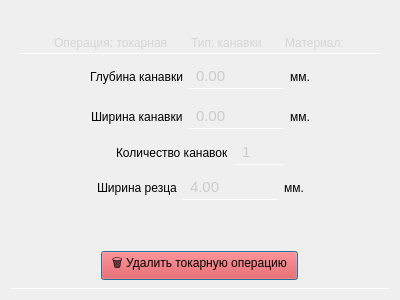
<?xml version="1.0" encoding="UTF-8"?>
<ui version="4.0">
 <class>TurningKanavka</class>
 <widget class="QDialog" name="TurningKanavka">
  <property name="geometry">
   <rect>
    <x>0</x>
    <y>0</y>
    <width>400</width>
    <height>300</height>
   </rect>
  </property>
  <property name="windowTitle">
   <string>Dialog</string>
  </property>
  <layout class="QVBoxLayout" name="verticalLayout_2">
   <item>
    <widget class="QWidget" name="widget" native="true">
     <property name="styleSheet">
      <string notr="true">background: none;
border-bottom: 1px solid white;</string>
     </property>
     <layout class="QVBoxLayout" name="verticalLayout">
      <item alignment="Qt::AlignmentFlag::AlignHCenter">
       <widget class="QWidget" name="horizontalWidget" native="true">
        <property name="styleSheet">
         <string notr="true">border-bottom: 1px solid white;
background: none;</string>
        </property>
        <layout class="QHBoxLayout" name="horizontalLayout_3">
         <property name="spacing">
          <number>10</number>
         </property>
         <property name="bottomMargin">
          <number>1</number>
         </property>
         <item>
          <spacer name="horizontalSpacer_5">
           <property name="orientation">
            <enum>Qt::Orientation::Horizontal</enum>
           </property>
           <property name="sizeHint" stdset="0">
            <size>
             <width>40</width>
             <height>20</height>
            </size>
           </property>
          </spacer>
         </item>
         <item alignment="Qt::AlignmentFlag::AlignBottom">
          <widget class="QLabel" name="label_5">
           <property name="font">
            <font>
             <underline>false</underline>
            </font>
           </property>
           <property name="styleSheet">
            <string notr="true">padding: 5 2 2 5;
color: rgb(214, 214, 214);

</string>
           </property>
           <property name="text">
            <string>Операция: токарная</string>
           </property>
          </widget>
         </item>
         <item alignment="Qt::AlignmentFlag::AlignBottom">
          <widget class="QLabel" name="label_3">
           <property name="styleSheet">
            <string notr="true">padding: 5 2 2 5;
color: rgb(214, 214, 214);

</string>
           </property>
           <property name="text">
            <string>Тип: канавки</string>
           </property>
          </widget>
         </item>
         <item alignment="Qt::AlignmentFlag::AlignBottom">
          <widget class="QLabel" name="label_type_material">
           <property name="styleSheet">
            <string notr="true">padding: 5 2 2 5;
color: rgb(214, 214, 214);

</string>
           </property>
           <property name="text">
            <string>Материал: </string>
           </property>
          </widget>
         </item>
         <item>
          <spacer name="horizontalSpacer_6">
           <property name="orientation">
            <enum>Qt::Orientation::Horizontal</enum>
           </property>
           <property name="sizeHint" stdset="0">
            <size>
             <width>40</width>
             <height>20</height>
            </size>
           </property>
          </spacer>
         </item>
        </layout>
       </widget>
      </item>
      <item>
       <layout class="QHBoxLayout" name="horizontalLayout">
        <item>
         <spacer name="horizontalSpacer">
          <property name="orientation">
           <enum>Qt::Orientation::Horizontal</enum>
          </property>
          <property name="sizeHint" stdset="0">
           <size>
            <width>40</width>
            <height>20</height>
           </size>
          </property>
         </spacer>
        </item>
        <item>
         <widget class="QLabel" name="label">
          <property name="styleSheet">
           <string notr="true">background: none;
border: none;</string>
          </property>
          <property name="text">
           <string>Глубина канавки</string>
          </property>
         </widget>
        </item>
        <item>
         <widget class="QDoubleSpinBox" name="doubleSpinBox_depth_kanavka">
          <property name="styleSheet">
           <string notr="true">QDoubleSpinBox {
	padding: 2 5 2 5;	
	border: none;
	border-bottom: 1px solid white;
	border-radius: none;
	background: rgba(255, 255, 255, 0);
	transition: color 0.3s ease;
	transition: border-bottom 0.4s ease;
	color: rgb(204, 204, 204);
	font-size: 11pt
}

QDoubleSpinBox:disabled {
	color: rgb(120, 106, 107);
	background: rgba(255, 255, 255, 20);
}

QDoubleSpinBox:hover {
	color: rgb(255, 255, 255)
}

QDoubleSpinBox:pressed {
	border-bottom: 1px solid white;
}
</string>
          </property>
          <property name="maximum">
           <double>10000.000000000000000</double>
          </property>
         </widget>
        </item>
        <item>
         <widget class="QLabel" name="label_4">
          <property name="styleSheet">
           <string notr="true">background: none;
border: none;</string>
          </property>
          <property name="text">
           <string>мм.</string>
          </property>
         </widget>
        </item>
        <item>
         <spacer name="horizontalSpacer_2">
          <property name="orientation">
           <enum>Qt::Orientation::Horizontal</enum>
          </property>
          <property name="sizeHint" stdset="0">
           <size>
            <width>40</width>
            <height>20</height>
           </size>
          </property>
         </spacer>
        </item>
       </layout>
      </item>
      <item>
       <layout class="QHBoxLayout" name="horizontalLayout_4">
        <item>
         <spacer name="horizontalSpacer_7">
          <property name="orientation">
           <enum>Qt::Orientation::Horizontal</enum>
          </property>
          <property name="sizeHint" stdset="0">
           <size>
            <width>40</width>
            <height>20</height>
           </size>
          </property>
         </spacer>
        </item>
        <item>
         <widget class="QLabel" name="label_2">
          <property name="styleSheet">
           <string notr="true">background: none;
border: none;</string>
          </property>
          <property name="text">
           <string>Ширина канавки</string>
          </property>
         </widget>
        </item>
        <item>
         <widget class="QDoubleSpinBox" name="doubleSpinBox_width_kanavka">
          <property name="styleSheet">
           <string notr="true">QDoubleSpinBox {
	padding: 2 5 2 5;	
	border: none;
	border-bottom: 1px solid white;
	border-radius: none;
	background: rgba(255, 255, 255, 0);
	transition: color 0.3s ease;
	transition: border-bottom 0.4s ease;
	color: rgb(204, 204, 204);
	font-size: 11pt
}

QDoubleSpinBox:disabled {
	color: rgb(120, 106, 107);
	background: rgba(255, 255, 255, 20);
}

QDoubleSpinBox:hover {
	color: rgb(255, 255, 255)
}

QDoubleSpinBox:pressed {
	border-bottom: 1px solid white;
}
</string>
          </property>
          <property name="maximum">
           <double>10000.000000000000000</double>
          </property>
         </widget>
        </item>
        <item>
         <widget class="QLabel" name="label_6">
          <property name="styleSheet">
           <string notr="true">background: none;
border: none;</string>
          </property>
          <property name="text">
           <string>мм.</string>
          </property>
         </widget>
        </item>
        <item>
         <spacer name="horizontalSpacer_8">
          <property name="orientation">
           <enum>Qt::Orientation::Horizontal</enum>
          </property>
          <property name="sizeHint" stdset="0">
           <size>
            <width>40</width>
            <height>20</height>
           </size>
          </property>
         </spacer>
        </item>
       </layout>
      </item>
      <item>
       <layout class="QHBoxLayout" name="horizontalLayout_5">
        <item>
         <spacer name="horizontalSpacer_9">
          <property name="orientation">
           <enum>Qt::Orientation::Horizontal</enum>
          </property>
          <property name="sizeHint" stdset="0">
           <size>
            <width>40</width>
            <height>20</height>
           </size>
          </property>
         </spacer>
        </item>
        <item>
         <widget class="QLabel" name="label_7">
          <property name="styleSheet">
           <string notr="true">background: none;
border: none;</string>
          </property>
          <property name="text">
           <string>Количество канавок</string>
          </property>
         </widget>
        </item>
        <item>
         <widget class="QSpinBox" name="spinBox_count">
          <property name="styleSheet">
           <string notr="true">QSpinBox {
	padding: 2 5 2 5;	
	border: none;
	border-bottom: 1px solid white;
	border-radius: none;
	background: rgba(255, 255, 255, 0);
	transition: color 0.3s ease;
	transition: border-bottom 0.4s ease;
	color: rgb(204, 204, 204);
	font-size: 11pt
}

QSpinBox:disabled {
	color: rgb(120, 106, 107);
	background: rgba(255, 255, 255, 20);
}

QSpinBox:hover {
	color: rgb(255, 255, 255)
}

QSpinBox:pressed {
	border-bottom: 1px solid white;
}
</string>
          </property>
          <property name="minimum">
           <number>1</number>
          </property>
          <property name="value">
           <number>1</number>
          </property>
         </widget>
        </item>
        <item>
         <spacer name="horizontalSpacer_10">
          <property name="orientation">
           <enum>Qt::Orientation::Horizontal</enum>
          </property>
          <property name="sizeHint" stdset="0">
           <size>
            <width>40</width>
            <height>20</height>
           </size>
          </property>
         </spacer>
        </item>
       </layout>
      </item>
      <item>
       <layout class="QHBoxLayout" name="horizontalLayout_6">
        <item>
         <spacer name="horizontalSpacer_11">
          <property name="orientation">
           <enum>Qt::Orientation::Horizontal</enum>
          </property>
          <property name="sizeHint" stdset="0">
           <size>
            <width>40</width>
            <height>20</height>
           </size>
          </property>
         </spacer>
        </item>
        <item>
         <widget class="QLabel" name="label_9">
          <property name="styleSheet">
           <string notr="true">background: none;
border: none;</string>
          </property>
          <property name="text">
           <string>Ширина резца</string>
          </property>
         </widget>
        </item>
        <item>
         <widget class="QDoubleSpinBox" name="doubleSpinBox_width_rezec">
          <property name="styleSheet">
           <string notr="true">QDoubleSpinBox {
	padding: 2 5 2 5;	
	border: none;
	border-bottom: 1px solid white;
	border-radius: none;
	background: rgba(255, 255, 255, 0);
	transition: color 0.3s ease;
	transition: border-bottom 0.4s ease;
	color: rgb(204, 204, 204);
	font-size: 11pt
}

QDoubleSpinBox:disabled {
	color: rgb(120, 106, 107);
	background: rgba(255, 255, 255, 20);
}

QDoubleSpinBox:hover {
	color: rgb(255, 255, 255)
}

QDoubleSpinBox:pressed {
	border-bottom: 1px solid white;
}
</string>
          </property>
          <property name="maximum">
           <double>10000.000000000000000</double>
          </property>
          <property name="value">
           <double>4.000000000000000</double>
          </property>
         </widget>
        </item>
        <item>
         <widget class="QLabel" name="label_10">
          <property name="styleSheet">
           <string notr="true">background: none;
border: none;</string>
          </property>
          <property name="text">
           <string>мм.</string>
          </property>
         </widget>
        </item>
        <item>
         <spacer name="horizontalSpacer_12">
          <property name="orientation">
           <enum>Qt::Orientation::Horizontal</enum>
          </property>
          <property name="sizeHint" stdset="0">
           <size>
            <width>40</width>
            <height>20</height>
           </size>
          </property>
         </spacer>
        </item>
       </layout>
      </item>
      <item alignment="Qt::AlignmentFlag::AlignHCenter">
       <widget class="QLabel" name="label_info">
        <property name="text">
         <string/>
        </property>
       </widget>
      </item>
      <item alignment="Qt::AlignmentFlag::AlignHCenter">
       <widget class="QPushButton" name="pushButton_delete_operation">
        <property name="styleSheet">
         <string notr="true">QPushButton {
	height: 20px;
	background-color: rgba(255, 39, 39, 50);
	padding: 2 10 5 10;
}
QPushButton:hover {
	background-color: rgba(37, 131, 255, 90)
}
QPushButton:pressed {
	background-color: rgb(0, 53, 93)
}</string>
        </property>
        <property name="text">
         <string>🗑️ Удалить токарную операцию</string>
        </property>
       </widget>
      </item>
     </layout>
    </widget>
   </item>
  </layout>
 </widget>
 <resources/>
 <connections/>
</ui>
